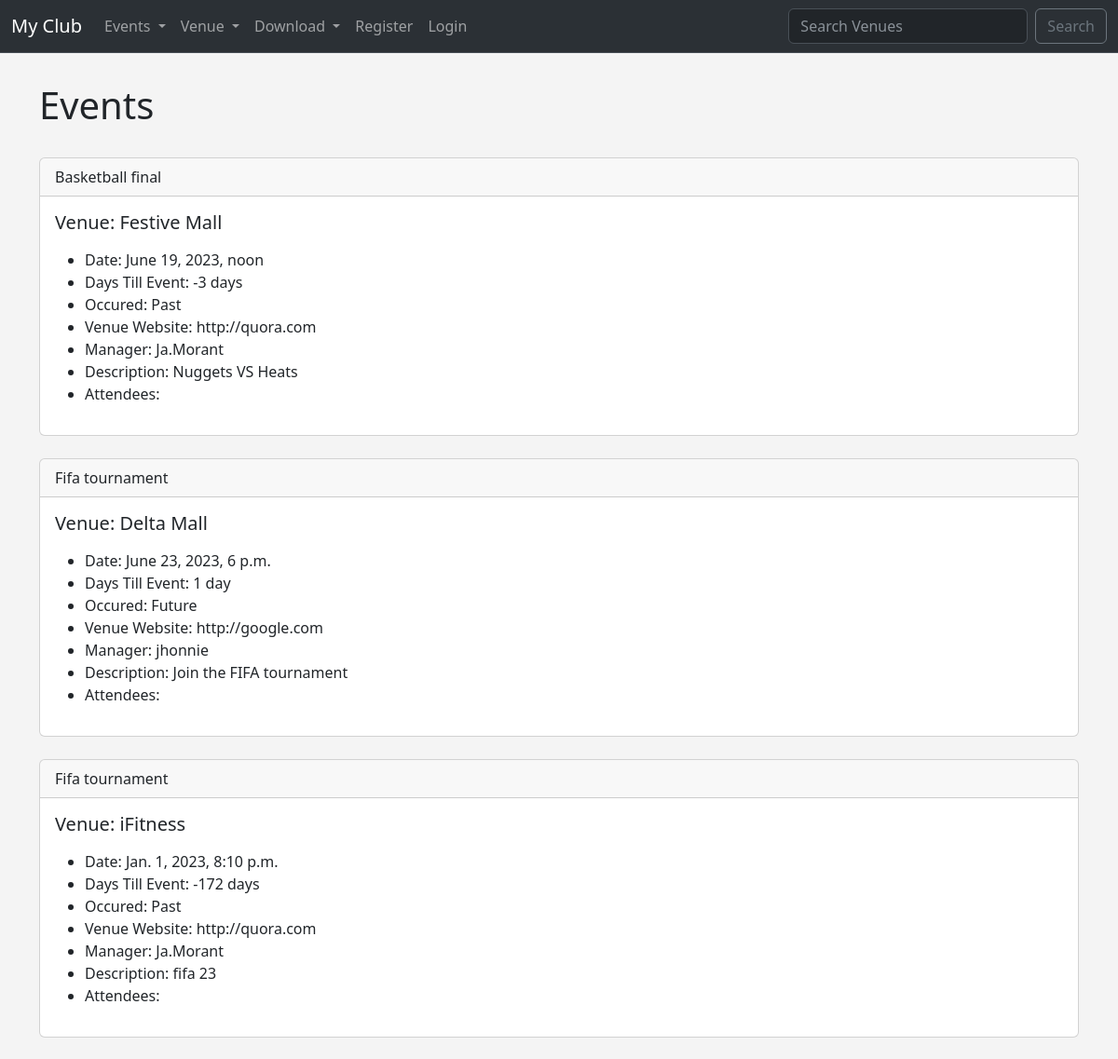
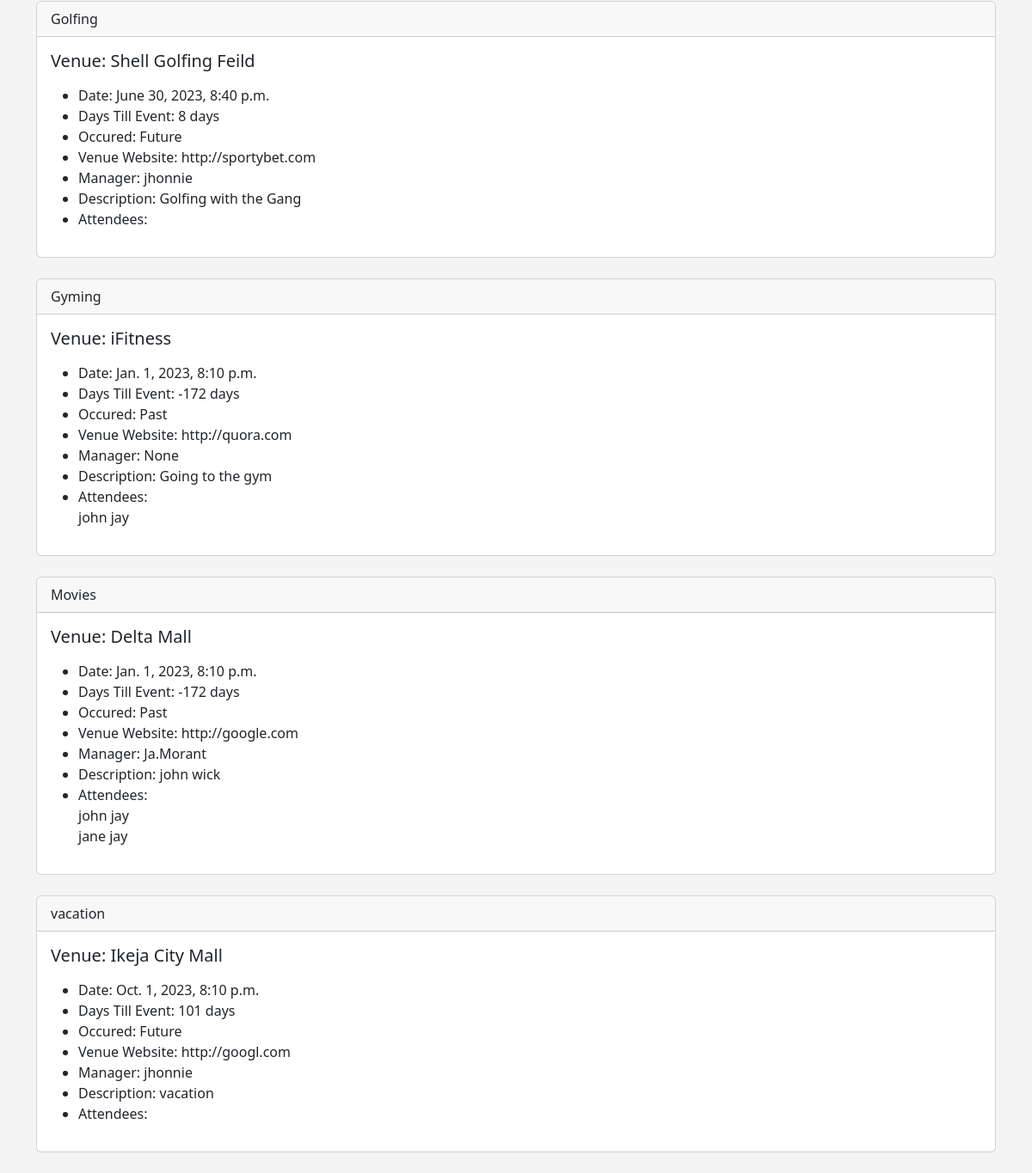
The app's page /events with its own data (2 pictures, top to bottom).
### events/models.py (models this page shows)
class Event(models.Model):
    name = models.CharField('event name', max_length=120)
    event_date = models.DateTimeField('event date')
    venue = models.ForeignKey(Venue, blank=True, null=True, on_delete=models.CASCADE)
    manager = models.ForeignKey(User, blank=True, null=True, on_delete=models.SET)
    description = models.TextField(blank=True)
    attendees = models.ManyToManyField(MyClubUser, blank=True)
    approved = models.BooleanField('Approved', default=False)
    def __str__(self):
        return self.name
    @property
    def Days_till(self):
        today = date.today()
        days_till = self.event_date.date() - today
        days_till_stripped = str(days_till).split(",", 1)[0]
        return days_till_stripped
    @property
    def Is_Past(self):
        today = date.today()
        if self.event_date.date() < today:
            thing = "Past"
        else:
            thing = "Future"
        return thing

class Venue(models.Model):
    name = models.CharField('venue name', max_length=120)
    address = models.CharField(max_length=120)
    zip_code = models.CharField('Zip Code', max_length=15)
    phone = models.CharField('Contact Phone', max_length=25, blank=True)
    web =models.URLField('Website Address', blank=True)
    email_address = models.EmailField('Email Address', blank=True)
    owner = models.IntegerField("venue owner", default=1, blank=False)
    venue_image = models.ImageField(blank=True, null=True, upload_to="images/")
    def __str__(self):
        return self.name

class MyClubUser(models.Model):
    first_name = models.CharField(max_length=120)
    last_name = models.CharField(max_length=120)
    email = models.EmailField('User Email')
    def __str__(self):
        return self.first_name + ' ' + self.last_name

### events/views.py (the view)
# urls.py: path('events', views.all_events, name="list-events"),
def all_events(request):
    event_list = Event.objects.all().order_by('name')
    return render(request, 'events/event_list.html', {'event_list': event_list})

### events/templates/events/event_list.html (shortened to what this page needs)
{% extends 'events/base.html' %}
{% block content %}
    <h1>Events</h1>
    <br/>
{% for event in event_list %}
{% if event.approved %}
<div class="card">
    <div class="card-header">
        {{ event }}
    </div>
    <div class="card-body">
      <h5 class="card-title">Venue: {{ event.venue }}</h5>
      <p class="card-text"><ul>
        <li>Date: {{ event.event_date }}</li>
        <li>Days Till Event: {{ event.Days_till }} </li>
        <li>Occured: {{ event.Is_Past }} </li>
        <li>Venue Website: {{ event.venue.web }}</li>
        <li>Manager: {{ event.manager }}</li>
        <li>Description: {{ event.description }}</li>
        <li>Attendees:<br/>
        {% for user in event.attendees.all  %}
                {{ user }}<br/>
        {%  endfor %}
        </li>
        </ul>
        </p>
    </div>
  </div>
    <br/>
{% endif %}
{% endfor %}
{% endblock %}

### events/templates/events/base.html (style rules this page uses)
body { background: #f4f4f4; }

### records on screen
Event: name "Basketball final", venue "Festive Mall", event_date "June 19, 2023, noon", Days_till "-3 days", Is_Past "Past", venue.web "http://quora.com", manager "Ja.Morant", description "Nuggets VS Heats"
Event: name "Fifa tournament", venue "Delta Mall", event_date "June 23, 2023, 6 p.m.", Days_till "1 day", Is_Past "Future", venue.web "http://google.com", manager "jhonnie", description "Join the FIFA tournament"
Event: name "Fifa tournament", venue "iFitness", event_date "Jan. 1, 2023, 8:10 p.m.", Days_till "-172 days", Is_Past "Past", venue.web "http://quora.com", manager "Ja.Morant", description "fifa 23"
Event: name "Golfing", venue "Shell Golfing Feild", event_date "June 30, 2023, 8:40 p.m.", Days_till "8 days", Is_Past "Future", venue.web "http://sportybet.com", manager "jhonnie", description "Golfing with the Gang"
Event: name "Gyming", venue "iFitness", event_date "Jan. 1, 2023, 8:10 p.m.", Days_till "-172 days", Is_Past "Past", venue.web "http://quora.com", manager "None", description "Going to the gym"
MyClubUser: first_name+last_name "john jay"
Event: name "Movies", venue "Delta Mall", event_date "Jan. 1, 2023, 8:10 p.m.", Days_till "-172 days", Is_Past "Past", venue.web "http://google.com", manager "Ja.Morant", description "john wick"
MyClubUser: first_name+last_name "jane jay"
Event: name "vacation", venue "Ikeja City Mall", event_date "Oct. 1, 2023, 8:10 p.m.", Days_till "101 days", Is_Past "Future", venue.web "http://googl.com", manager "jhonnie", description "vacation"
